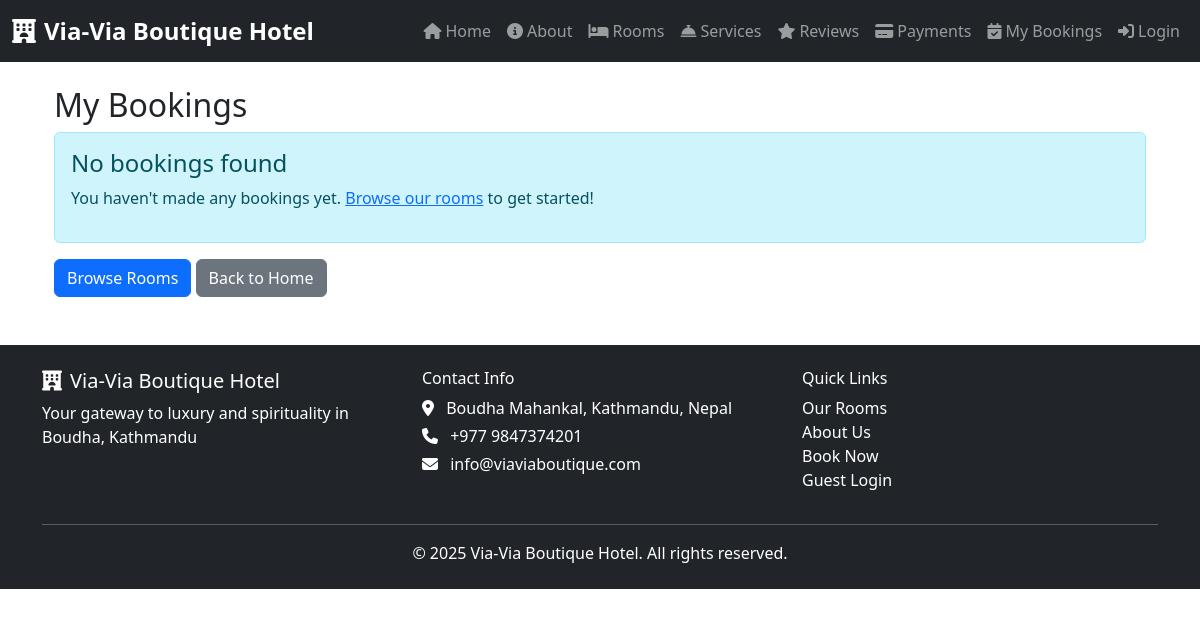
Before: /api/bookings/ (signed in) with the older database file.
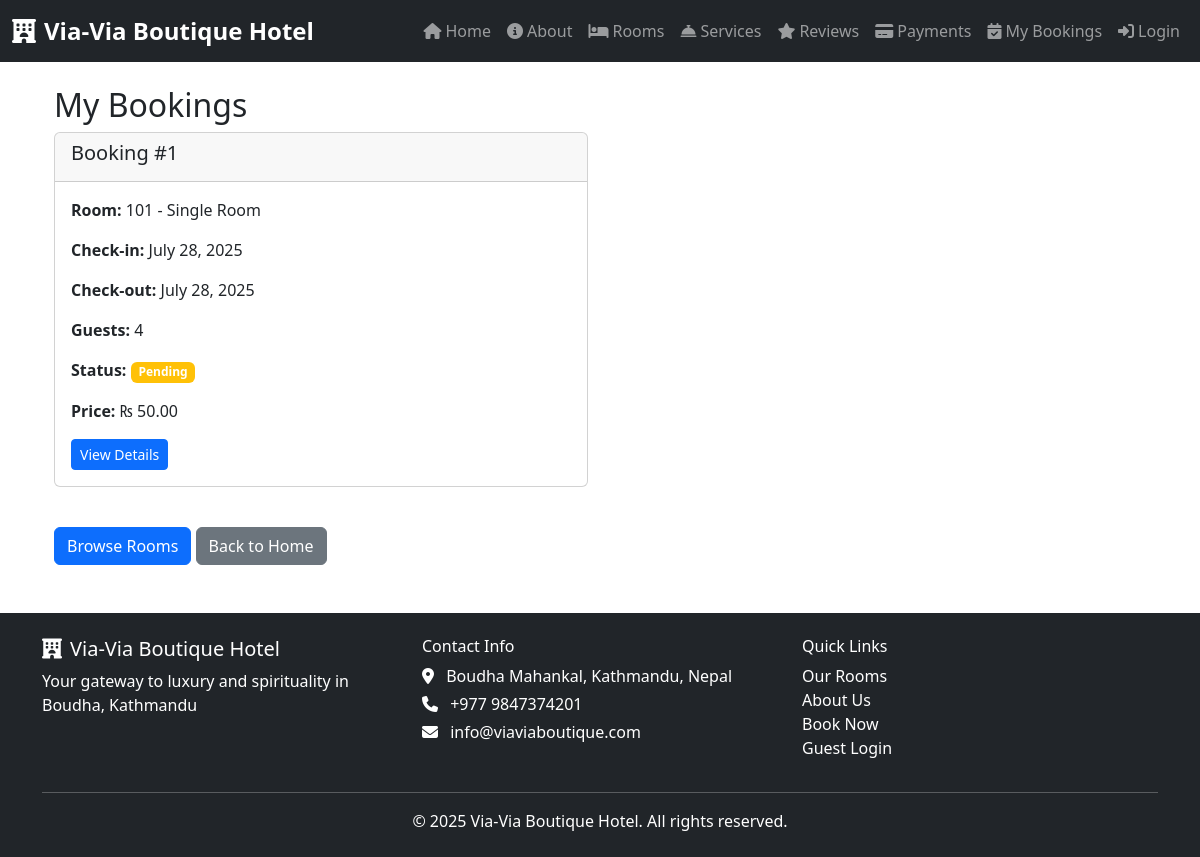
After: the same page with the newer database file.
### bookings/models.py (models this page shows, shortened)
class Booking(models.Model):
    user = models.ForeignKey(
        settings.AUTH_USER_MODEL,
        on_delete=models.CASCADE,
        related_name='user_bookings'
    )
    room = models.ForeignKey(
        Room,
        on_delete=models.CASCADE,
        related_name='room_bookings'
    )
    services = models.ManyToManyField(
        Service,
        blank=True,
        related_name='service_bookings'  # unique related_name for ManyToManyField
    )
    check_in = models.DateField()
    check_out = models.DateField()
    guests = models.PositiveIntegerField(default=1)
    created_at = models.DateTimeField(auto_now_add=True)
    STATUS_CHOICES = (
        ('pending', 'Pending'),
        ('confirmed', 'Confirmed'),
        ('cancelled', 'Cancelled'),
    )
    status = models.CharField(
        max_length=10,
        choices=STATUS_CHOICES,
        default='pending'
    )

### rooms/models.py (models this page shows, shortened)
class Room(models.Model):
    ROOM_TYPE_CHOICES = [
        ('single', 'Single Room'),
        ('double', 'Double Room'),
        ('deluxe', 'Deluxe Room'),
        ('suite', 'Executive Suite'),
        ('family', 'Family Room'),
        ('budget', 'Budget Room'),
    ]
    ROOM_STATUS_CHOICES = [
        ('available', 'Available'),
        ('occupied', 'Occupied'),
        ('maintenance', 'Under Maintenance'),
        ('reserved', 'Reserved'),
    ]
    number = models.CharField(max_length=10, unique=True)
    room_type = models.CharField(max_length=20, choices=ROOM_TYPE_CHOICES)
    price_per_night = models.DecimalField(max_digits=8, decimal_places=2)
    is_available = models.BooleanField(default=True)
    status = models.CharField(
        max_length=20, choices=ROOM_STATUS_CHOICES, default='available')
    description = models.TextField(blank=True)
    floor = models.PositiveIntegerField(default=1)
    size_sqm = models.PositiveIntegerField(
        help_text="Room size in square meters", null=True, blank=True)
    max_guests = models.PositiveIntegerField(default=2)
    has_wifi = models.BooleanField(default=True)
    has_ac = models.BooleanField(default=True)
    has_tv = models.BooleanField(default=True)
    has_balcony = models.BooleanField(default=False)
    has_mountain_view = models.BooleanField(default=False)
    has_stupa_view = models.BooleanField(default=False)
    has_private_bathroom = models.BooleanField(default=True)
    has_room_service = models.BooleanField(default=True)
    is_smoking_allowed = models.BooleanField(default=False)
    is_pet_friendly = models.BooleanField(default=False)
    has_kitchen = models.BooleanField(default=False)
    has_workspace = models.BooleanField(default=False)
    image = models.ImageField(upload_to='room_images/', null=True, blank=True)
    created_at = models.DateTimeField(default=timezone.now)
    updated_at = models.DateTimeField(auto_now=True, null=True, blank=True)
    class Meta:
        ordering = ['number']

### bookings/views.py (the view)
# urls.py: path('', my_bookings, name='my_bookings'),
@login_required
def my_bookings(request):
    bookings = Booking.objects.filter(
        user=request.user).order_by('-created_at')
    return render(request, 'bookings/my_bookings.html', {'bookings': bookings})

### rooms/templatetags/nepali_filters.py (called while the page is built)
@register.filter(name='nepali_currency')
def nepali_currency(value):
    if value is None:
        return ''
    formatted_value = floatformat(value, 2)
    parts = formatted_value.split('.')
    integer_part = parts[0]
    result = ""
    for i, char in enumerate(reversed(integer_part)):
        if i > 0 and i % 3 == 0:
            result = "," + result
        result = char + result
    if len(parts) > 1:
        result = f"{result}.{parts[1]}"
    return f"₨ {result}"

### bookings/templates/bookings/my_bookings.html (shortened to what this page needs)
{% extends 'base.html' %}
{% load nepali_filters %}
{% block content %}
<div class="container">
    <h2>My Bookings</h2>
    {% if bookings %}
        <div class="row">
            {% for booking in bookings %}
            <div class="col-md-6 mb-4">
                <div class="card">
                    <div class="card-header">
                        <h5>Booking #{{ booking.id }}</h5>
                    </div>
                    <div class="card-body">
                        <p><strong>Room:</strong> {{ booking.room.number }} - {{ booking.room.get_room_type_display }}</p>
                        <p><strong>Check-in:</strong> {{ booking.check_in }}</p>
                        <p><strong>Check-out:</strong> {{ booking.check_out }}</p>
                        <p><strong>Guests:</strong> {{ booking.guests }}</p>
                        <p><strong>Status:</strong>
                            {% if booking.status == 'pending' %}
                                <span class="badge bg-warning">Pending</span>
                            {% elif booking.status == 'confirmed' %}
                                <span class="badge bg-success">Confirmed</span>
                            {% else %}
                                <span class="badge bg-danger">Cancelled</span>
                            {% endif %}
                        </p>
                        <p><strong>Price:</strong> {{ booking.room.price_per_night|nepali_currency }}</p>
                        <a href="/bookings/{{ booking.id }}/" class="btn btn-primary btn-sm">View Details</a>
                    </div>
                </div>
            </div>
            {% endfor %}
        </div>
    {% else %}
        <div class="alert alert-info">
            <h4>No bookings found</h4>
            <p>You haven't made any bookings yet. <a href="/rooms/">Browse our rooms</a> to get started!</p>
        </div>
    {% endif %}
    <div class="mt-3">
        <a href="/rooms/" class="btn btn-primary">Browse Rooms</a>
        <a href="/" class="btn btn-secondary">Back to Home</a>
    </div>
</div>
{% endblock %}

Changed rows visible on the page:
added Booking: id "1", room.number "101", room.room_type "Single Room", check_in "July 28, 2025", check_out "July 28, 2025", guests "4", status "Pending", room.price_per_night|nepali_currency "₨ 50.00"
Other visible differences:
text no longer shown: "No bookings found You haven't made any bookings yet. Browse our rooms to get started!"
